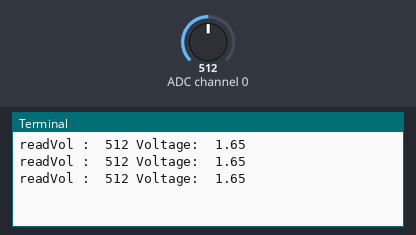
Recording of a program running on a simulated Raspberry Pi (BCM pin numbers). On the bench: the last lines printed to the terminal. The test bench sets the inputs (shaded band); at power-on: ADC channel 0 = 512 (analog values on the 0–1023 scale).

Above: at 1.2 s.
1.3 s: ADC channel 0 set to 716
At 1.9 s:
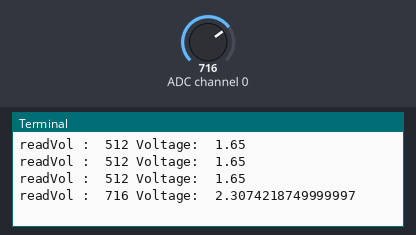
2.8 s: ADC channel 0 set to 900
At 3.4 s:
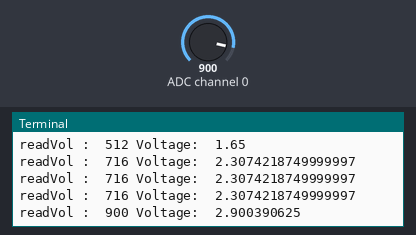
Timing chart, 0 to 5.8 s (numbered marks = the images above; inputs shaded):
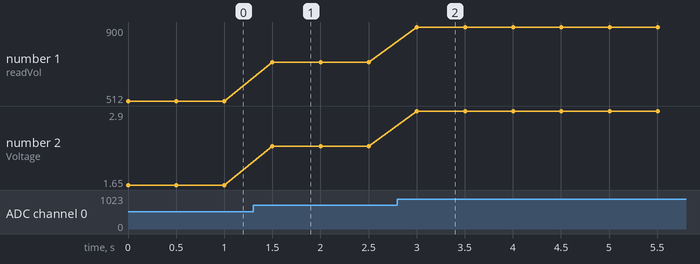

Measured:
- after the input at 1.3 s, the terminal: prints a new line after 0.20 s (image 1)
- after the input at 2.8 s, the terminal: prints a new line after 0.20 s (image 2)
- plotted number 1: 512 → 716 after the input at 1.3 s, 716 → 900 after the input at 2.8 s
- plotted number 2: 1.65 → 2.31 after the input at 1.3 s, 2.31 → 2.9 after the input at 2.8 s

The program:

pot.py
```python
import time
import spidev

spi = spidev.SpiDev()
spi.open(0, 0)
spi.max_speed_hz = 1000000

def ReadVol(vol):
    adc = spi.xfer2([1, (8 + vol) << 4, 0])
    data = ((adc[1] & 3) << 8) +adc[2]
    return data

mcp3008 = 0
while True:
    a_1 = ReadVol(mcp3008)
    print('readVol : ', a_1, 'Voltage: ', 3.3*a_1/1024)
    time.sleep(0.5)

# from gpiozero import MCP3008
# from time import sleep
# pot = MCP3008(7)
# while True:
#     print(pot.value *100)
#     sleep(1)
```
